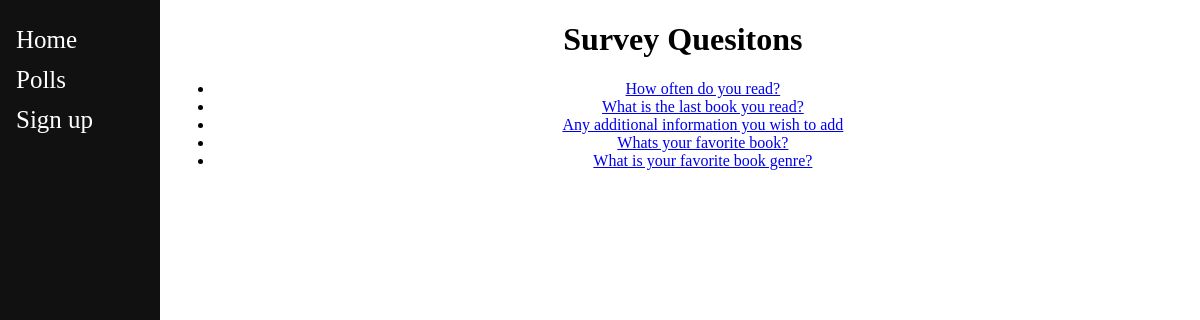
/polls/, run on an earlier commit of the app's database.
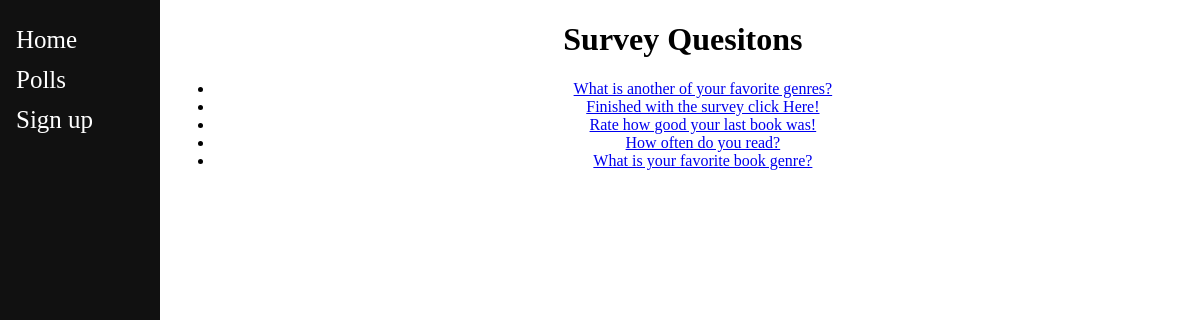
And on a later commit of the database.
### polls/models.py (models this page shows, shortened)
class Question(models.Model):
    question_text = models.CharField(max_length=200)
    pub_date = models.DateTimeField('date published')

### polls/views.py (the view)
# urls.py: path('', views.IndexView.as_view(), name='index'),
class IndexView(generic.ListView):
    template_name = 'polls/index.html'
    context_object_name = 'latest_question_list'
    def get_queryset(self):
        return Question.objects.order_by('-pub_date')[:5]

### polls/templates/polls/index.html (shortened to what this page needs)
{% extends "base_layout.html" %}
{% load static %}
{% block content %}
	{% if latest_question_list %}
	<div class="sidenav">
			<a href="{% url 'index' %}">Home</a>
			<a href="/polls">Polls</a>
			<a href="/register"> Sign up</a>
		</div>
		<h1 style="text-align:center" >Survey Quesitons</h1>
	    	<ul>
	    	{% for question in latest_question_list %}
	    	    <li style="text-align:center"><a href="{% url 'polls:detail' question.id %}">{{question.question_text }}</a></li>
	    	{% endfor %}
	    	</ul>
		{% else %}
	    	<p>No polls are available.</p>
		{% endif %}
{% endblock %}

What changed in the data, as far as the page shows it:
removed Question: question_text "What is the last book you read?"
removed Question: question_text "Any additional information you wish to add"
removed Question: question_text "Whats your favorite book?"
added Question: question_text "What is another of your favorite genres?"
added Question: question_text "Finished with the survey click Here!"
added Question: question_text "Rate how good your last book was!"
